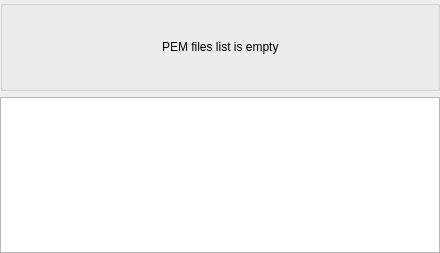
<?xml version="1.0" encoding="UTF-8"?>
<ui version="4.0">
 <class>C_SyvUpPacPemFilesWidget</class>
 <widget class="QWidget" name="C_SyvUpPacPemFilesWidget">
  <property name="geometry">
   <rect>
    <x>0</x>
    <y>0</y>
    <width>440</width>
    <height>253</height>
   </rect>
  </property>
  <property name="windowTitle">
   <string>C_SyvUpPacPemFilesWidget</string>
  </property>
  <layout class="QVBoxLayout" name="verticalLayout">
   <property name="leftMargin">
    <number>0</number>
   </property>
   <property name="topMargin">
    <number>0</number>
   </property>
   <property name="rightMargin">
    <number>0</number>
   </property>
   <property name="bottomMargin">
    <number>0</number>
   </property>
   <item>
    <widget class="stw::opensyde_gui_elements::C_OgeGbxTransparent" name="pc_GbxNoPEMFiles">
     <property name="title">
      <string/>
     </property>
     <layout class="QVBoxLayout" name="verticalLayout_2">
      <property name="bottomMargin">
       <number>9</number>
      </property>
      <item>
       <spacer name="verticalSpacer">
        <property name="orientation">
         <enum>Qt::Vertical</enum>
        </property>
        <property name="sizeHint" stdset="0">
         <size>
          <width>20</width>
          <height>40</height>
         </size>
        </property>
       </spacer>
      </item>
      <item>
       <layout class="QHBoxLayout" name="horizontalLayout">
        <property name="bottomMargin">
         <number>0</number>
        </property>
        <item>
         <spacer name="horizontalSpacer">
          <property name="orientation">
           <enum>Qt::Horizontal</enum>
          </property>
          <property name="sizeHint" stdset="0">
           <size>
            <width>40</width>
            <height>20</height>
           </size>
          </property>
         </spacer>
        </item>
        <item>
         <widget class="stw::opensyde_gui_elements::C_OgeLabGroupItem" name="pc_LabelPEMFilesListIsEmpty">
          <property name="text">
           <string>PEM files list is empty</string>
          </property>
         </widget>
        </item>
        <item>
         <spacer name="horizontalSpacer_2">
          <property name="orientation">
           <enum>Qt::Horizontal</enum>
          </property>
          <property name="sizeHint" stdset="0">
           <size>
            <width>40</width>
            <height>20</height>
           </size>
          </property>
         </spacer>
        </item>
       </layout>
      </item>
      <item>
       <spacer name="verticalSpacer_2">
        <property name="orientation">
         <enum>Qt::Vertical</enum>
        </property>
        <property name="sizeHint" stdset="0">
         <size>
          <width>20</width>
          <height>40</height>
         </size>
        </property>
       </spacer>
      </item>
     </layout>
    </widget>
   </item>
   <item>
    <widget class="stw::opensyde_gui::C_SyvUpPacPemFilesListWidget" name="pc_ListWidget"/>
   </item>
  </layout>
 </widget>
 <customwidgets>
  <customwidget>
   <class>stw::opensyde_gui_elements::C_OgeLabGroupItem</class>
   <extends>QLabel</extends>
   <header>C_OgeLabGroupItem.hpp</header>
  </customwidget>
  <customwidget>
   <class>stw::opensyde_gui_elements::C_OgeGbxTransparent</class>
   <extends>QGroupBox</extends>
   <header>C_OgeGbxTransparent.hpp</header>
   <container>1</container>
  </customwidget>
  <customwidget>
   <class>stw::opensyde_gui::C_SyvUpPacPemFilesListWidget</class>
   <extends>QListWidget</extends>
   <header>C_SyvUpPacPemFilesListWidget.hpp</header>
  </customwidget>
 </customwidgets>
 <resources/>
 <connections/>
</ui>
